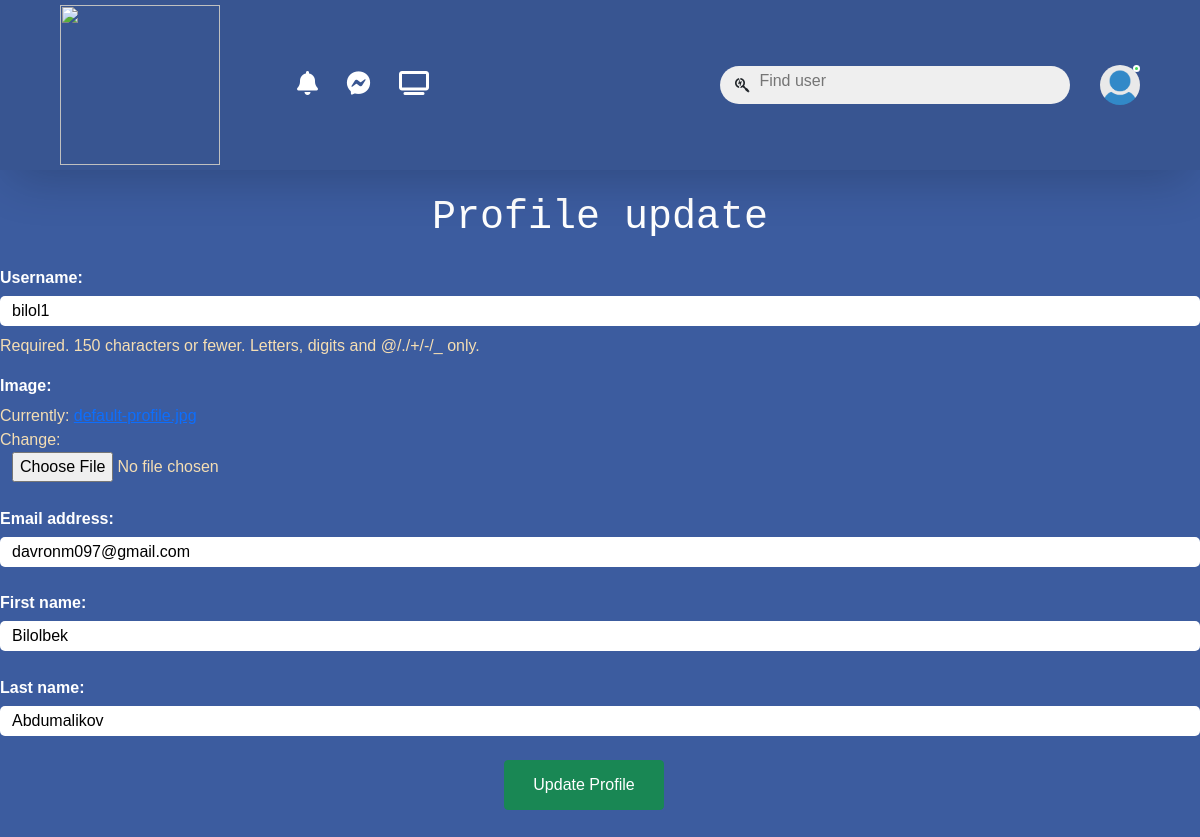
Page /user/update-profile/ (signed in) on the committed database.
### user/models.py (models this page shows, shortened)
class CustomUser(AbstractUser):
    image = models.ImageField(upload_to='user-media/', default='default-profile.jpg')

### user/views.py (the view, shortened to what this page needs)
# urls.py: path('update-profile/', UpdateProfileView.as_view(), name='update-profile'),
class UpdateProfileView(View):
    def get(self, request):
        user = request.user
        update_form = UpdateProfileForm(instance=user)
        context = {
            'update_form': update_form,
        }
        return render(request, 'update-profile.html', context)

### user/forms.py
class UpdateProfileForm(ModelForm):
    class Meta:
        model = CustomUser
        fields = ['username', 'image', 'email', 'first_name', 'last_name']

### user/templates/update-profile.html (shortened to what this page needs)
{% extends 'base.html' %}
{% load static %}
  {% block content %}
      <form method="post" action="{% url 'update-profile' %}" enctype="multipart/form-data">{% csrf_token %}
        <h1>Profile update</h1>
        {{ update_form.as_p }}
        <button type="submit" class="btn btn-success">Update Profile</button>
    </form>
{% endblock content %}

### facebook/templates/base.html (shortened to what this page needs)
{% load static %}
<!DOCTYPE html>
<html lang="en">
<head>
    <link href="{% static 'main.css' %}" rel="stylesheet" type="text/css">
    <link href="https://cdn.jsdelivr.net/npm/bootstrap@5.0.2/dist/css/bootstrap.min.css" rel="stylesheet">
    <link rel="stylesheet" href="https://cdnjs.cloudflare.com/ajax/libs/font-awesome/6.5.1/css/all.min.css" />
</head>
<body>
    <nav>
        <div class="nav-left">
          <img src="https://cdn.shopify.com/s/files/1/0702/0511/2635/files/logo.png" class="logo" />
          <ul>
            <a href="#"><i class="fa-solid fa-bell fa-xl"></i></a>
            <a href="{% url 'contact-list' %}"><i class="fa-brands fa-facebook-messenger fa-xl"></i></a>
            <a href="{% url 'home' %}"><i class="fa-solid fa-tv fa-xl"></i></a>
          </ul>
        </div>
        <div class="nav-right">
          <div class="search-box">
            <i class="fa-brands fa-searchengin"></i>
            <a href="{% url 'user-search' %}"><input type="text" placeholder="Find user" /></a>
          </div>
          <div class="nav-user-icon online" onclick="settingsmenutoggle()">
            <a href="{% url 'user-profile' %}"><img src="{{ request.user.image.url }}" /></a>
          </div>
        </div>
      </nav>
{% block content %}
{% endblock content %}
</body>
</html>

### static/main.css (style rules this page uses)
* { margin: 0; padding: 0; font-family: sans-serif; box-sizing: border-box; }
:root { --body-color:#efefef; --nav-color:#385591; --bg-color:#fff; }
body { background:var(--body-color); transition: background 0.3s; }
nav { display: flex; align-items: center; justify-content: space-between; background: var(--nav-color); padding: 5px 5%; position: sticky; top: 0; z-index: 100; }
.logo { width: 160px; margin-right: 45px; }
.nav-left, .nav-right { display: flex; align-items: center; }
.nav-user-icon img { width: 40px; height: 40px; border-radius: 50%; cursor: pointer; object-fit: cover; }
.nav-user-icon { margin-left: 30px; }
.search-box { background: #efefef; width: 350px; border-radius: 20px; display: flex; align-items: center; padding: 0 15px; }
.search-box input { width: 100%; background: transparent; padding: 10px; outline: none; border: 0; }
.online { position: relative; }
.online::after { content: ""; width: 7px; height: 7px; border: 2px solid #fff; border-radius: 50%; background: #41db51; position: absolute; top: 0; right: 0; }
.fa-xl { position: relative; margin-top: 2vw; margin-right: 2vw; color: white; cursor: pointer; }

### facebook/templates/base.html (style rules this page uses)
.fa-xl { position: relative; margin-top: 2vw; margin-right: 2vw; color: white; cursor: pointer; }
body { background-color: #e2eaea; }
nav { box-shadow: rgba(0, 0, 0, 0.2) 0px 18px 50px -10px; }

### user/templates/update-profile.html (style rules this page uses)
form { margin-top: 2vw; }
label { color: #ffffff; display: block; font-family: sans-serif; font-weight: 600; margin-bottom: 0.5vw; }
body { margin-bottom: 50px; background-color: #3c5c9f; }
h1 { text-align: center; color: #ffffff; font-family: "Digital-7 Mono", monospace; margin-bottom: 2vw; }
input { outline: teal; width: 100%; height: 2.5vw; border-radius:5px ; margin-bottom: 0.7vw; border: none; padding-left: 1vw; }
p { font-family: sans-serif; color: wheat; margin-top: 1vw; }
button { width: 160px; height: 50px; text-align: center; margin-left: 42vw; border: none; border-radius: 5px; background-color: teal; color: white; }

### rows in the picture
CustomUser: user.image (placeholder picture), username "bilol1", email "davronm097@gmail.com", first_name "Bilolbek", last_name "Abdumalikov"
